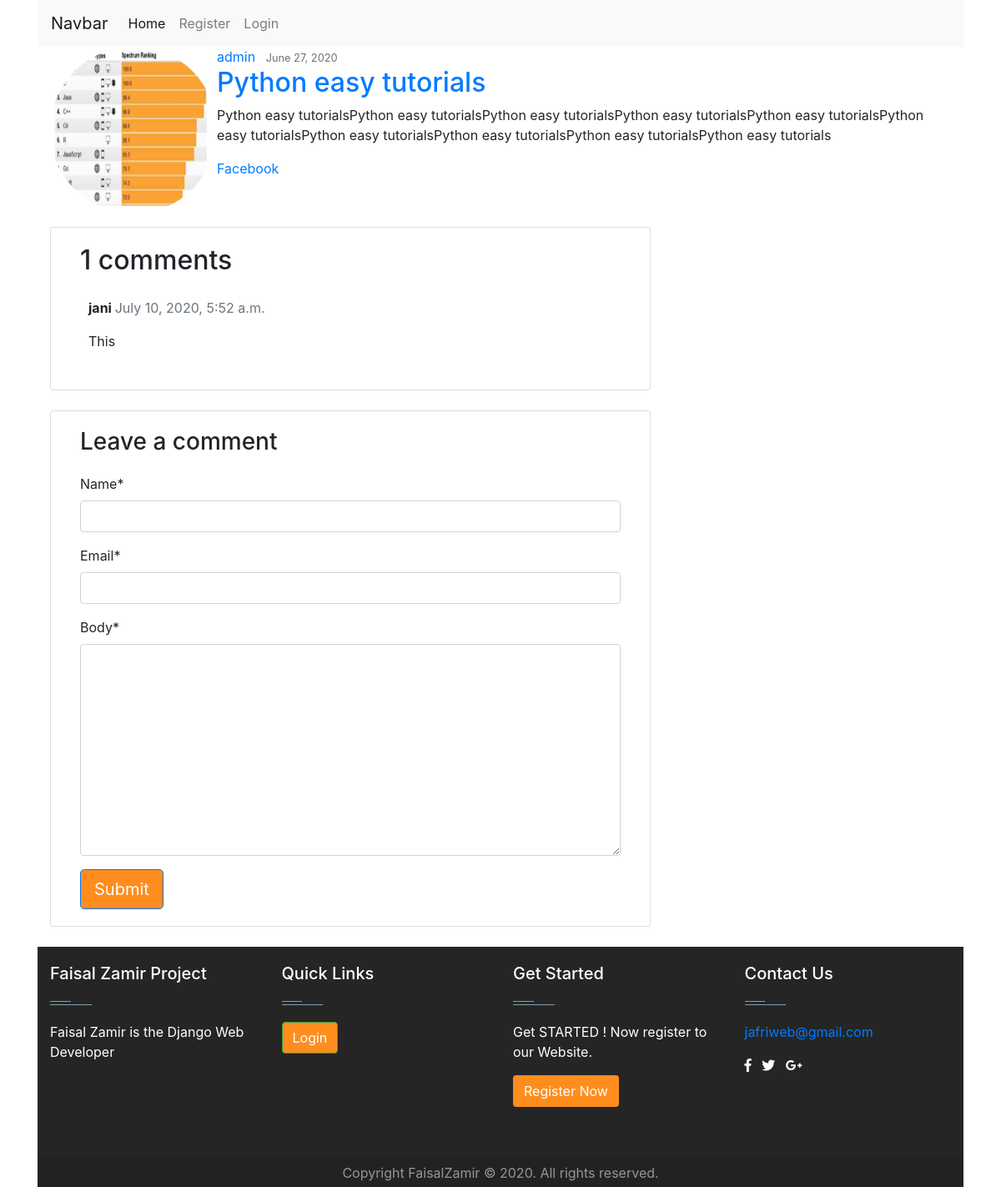
The page /post/12 on the database its author committed.
### blog/models.py (models this page shows, shortened)
class Post(models.Model):
    title = models.CharField(max_length=100)
    content = models.TextField()
    slug = models.SlugField(blank=True, null=True, )
    date_posted = models.DateTimeField(default=timezone.now)
    author = models.ForeignKey(User, on_delete=models.CASCADE)

class Comment(models.Model):
    post = models.ForeignKey(Post, on_delete=models.CASCADE, related_name="comments")
    name = models.CharField(max_length=80)
    email = models.EmailField()
    body = models.TextField()
    created_on = models.DateTimeField(auto_now_add=True)
    active = models.BooleanField(default=False)
    class Meta:
        ordering = ["-created_on"]

### users/models.py (models this page shows, shortened)
class Profile(models.Model):
    user = models.OneToOneField(to=User, on_delete=models.CASCADE)
    image = models.ImageField(default='default.jpg', upload_to='profile_img')
    resume = models.FileField(upload_to='doc\\', null=True, blank= True)

### blog/views.py (the view)
# urls.py: path('post/<int:pk>', views.post_detail, name='post-detail'),
def post_detail(request, pk):
    template_name = "blog/post_detail.html"
    post = get_object_or_404(Post, id=pk)
    comments = post.comments.filter(active=True).order_by("-created_on")
    new_comment = None
    if request.method == "POST":
        comment_form = CommentForm(data=request.POST)
        if comment_form.is_valid():
            new_comment = comment_form.save(commit=False)
            new_comment.post = post
            new_comment.save()
    else:
        comment_form = CommentForm()
    context ={"post": post,"comments": comments,
            "new_comment": new_comment,
            "comment_form": comment_form}
    return render(request,template_name,context)

### blog/forms.py
class CommentForm(forms.ModelForm):
    class Meta:
        model = Comment
        fields = ('name', 'email', 'body')

### templates/blog/post_detail.html (shortened to what this page needs)
{%  extends 'users/base.html' %}
{% load crispy_forms_tags %}
    {% block content %}
    <div class="container">
      <article class="media content-section">
        <img class="rounded-circle article-img" src="{{post.author.profile.image.url}}", width='200', height='200'>
        <div class="media-body">
          <div class="article-metadata">
            <a class="mr-2" href="{% url 'user-post' post.author.username %}">{{ post.author }}</a>
            <small class="text-muted">{{ post.date_posted|date:"F d, Y" }}</small>
          </div>
          <h2><a class="article-title" href="{% url 'post-detail' post.id %}">{{ post.title }}</a></h2>
          <p class="article-content">{{ post.content | safe}}</p>
          <a href="http://www.facebook.com/sharer/sharer.php?u=http://127.0.0.1:8000/{{ request.get_full_path|urlencode }}">Facebook</a>
        </div>
      </article>
    <div class="col-md-8 card mb-4  mt-3 ">
      <div class="card-body">
        {% with comments.count as total_comments %}
        <h2>{{ total_comments }} comments</h2>
          {% endwith %}
          {% for comment in comments %}
        <div class="comments" style="padding: 10px;">
          <p class="font-weight-bold">
            {{ comment.name }}
            <span class=" text-muted font-weight-normal">
              {{ comment.created_on }}
            </span>
          </p>
          {{ comment.body | linebreaks }}
        </div>
        {% endfor %}
      </div>
    </div>
    <div class="col-md-8 card mb-4  mt-3 ">
      <div class="card-body">
        {% if new_comment%}
        <div class="alert alert-success" role="alert">
          Your comment is awaiting moderation
        </div>
        {% else%}
        <h3>Leave a comment</h3>
        <form method="post" style="margin-top: 1.3em;">
          {{ comment_form | crispy }}
          <button type="submit" class="btn btn-primary  btn-lg">Submit</button>
        </form>
        {% endif %}
      </div>
    </div>
  </div>
    {% endblock content %}

### templates/users/base.html (style rules this page uses)
.btn { background-color: #ff8d1e; color:#fff; }

### rows shown on the page
Post: author.profile.image (picture), author "admin", date_posted "June 27, 2020", title "Python easy tutorials", content "Python easy tutorialsPython easy tutorialsPython easy tutorialsPython easy tutorialsPython easy tutorialsPython easy tutorialsPython easy tutorialsPython easy tutorialsPython easy tutorialsPython easy tutorials"
Comment: name "jani", created_on "July 10, 2020, 5:52 a.m.", body "This"

### other values the page prints
{{ total_comments }} "1"
